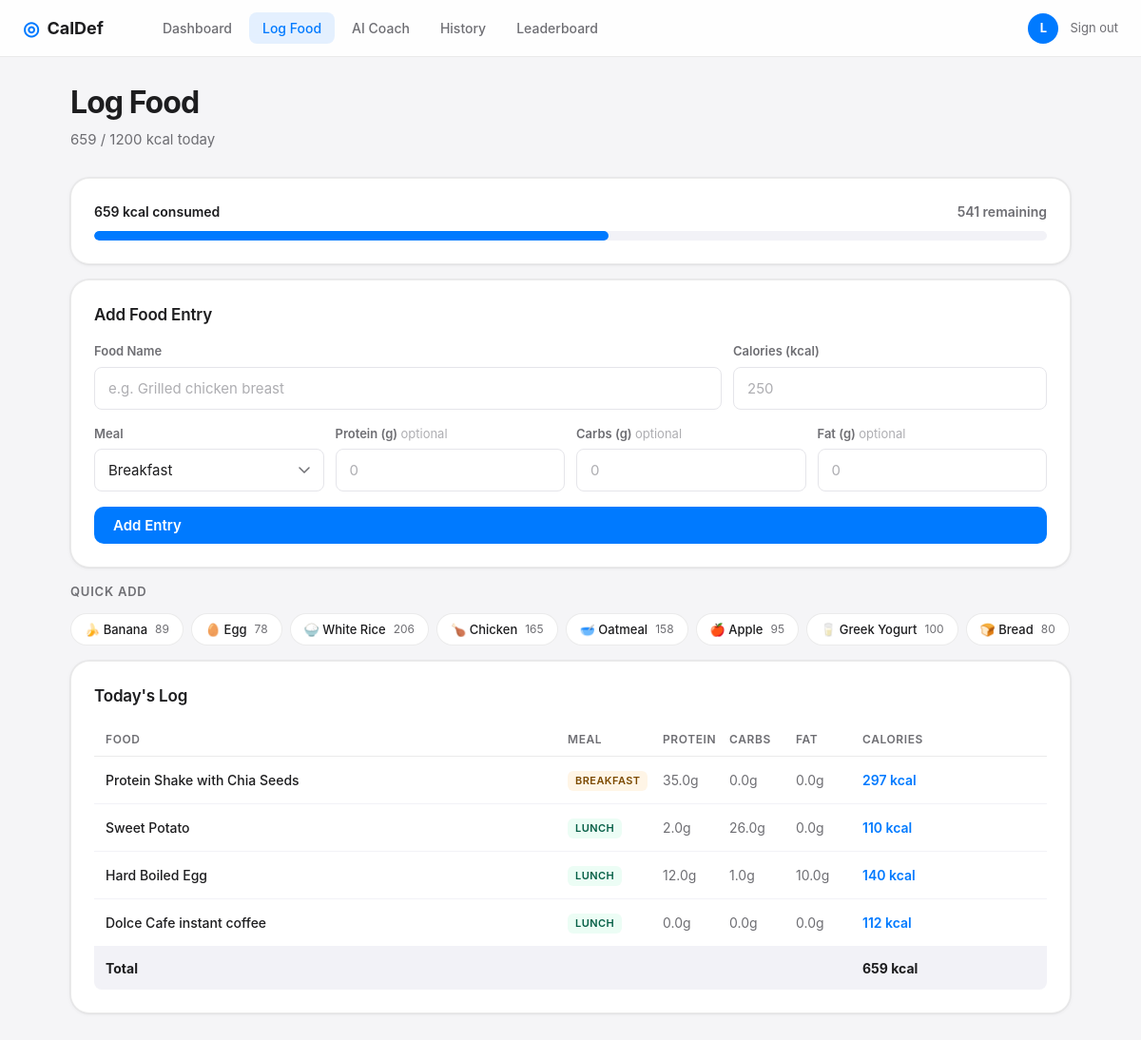
Screenshot of /log (signed in) with the database file from the repository.
### tables this page shows
CREATE TABLE profiles (
                id INTEGER PRIMARY KEY AUTOINCREMENT,
                user_id INTEGER UNIQUE NOT NULL,
                height_cm REAL,
                weight_kg REAL,
                age INTEGER,
                gender TEXT,
                activity_level TEXT,
                goal TEXT,
                bmr REAL,
                tdee REAL,
                target_calories INTEGER,
                plan_text TEXT,
                updated_at TIMESTAMP DEFAULT CURRENT_TIMESTAMP,
                FOREIGN KEY (user_id) REFERENCES users(id)
            );

CREATE TABLE food_logs (
                id INTEGER PRIMARY KEY AUTOINCREMENT,
                user_id INTEGER NOT NULL,
                date TEXT NOT NULL,
                meal_type TEXT DEFAULT 'meal',
                food_name TEXT NOT NULL,
                calories INTEGER NOT NULL,
                protein_g REAL DEFAULT 0,
                carbs_g REAL DEFAULT 0,
                fat_g REAL DEFAULT 0,
                logged_at TIMESTAMP DEFAULT CURRENT_TIMESTAMP,
                FOREIGN KEY (user_id) REFERENCES users(id)
            );

### app.py (the view)
@app.route("/log")
@login_required
def log_food():
    user_id = session["user_id"]
    profile = get_profile(user_id)
    logs = get_today_logs(user_id)
    total_consumed = sum(log["calories"] for log in logs)
    target = profile["target_calories"] if profile else 2000
    remaining = target - total_consumed
    return render_template(
        "log_food.html",
        logs=logs,
        total_consumed=total_consumed,
        target=target,
        remaining=remaining,
    )

### app.py (called while the page is built)
@app.context_processor
def inject_now():
    return {"now": datetime.now}

def login_required(f):
    @wraps(f)
    def decorated(*args, **kwargs):
        if "user_id" not in session:
            return redirect(url_for("landing"))
        return f(*args, **kwargs)
    return decorated

def get_profile(user_id: int):
    with get_db() as db:
        row = db.execute("SELECT * FROM profiles WHERE user_id = ?", (user_id,)).fetchone()
    return dict(row) if row else None

def get_today_logs(user_id: int):
    today = date.today().isoformat()
    with get_db() as db:
        rows = db.execute(
            "SELECT * FROM food_logs WHERE user_id = ? AND date = ? ORDER BY logged_at ASC",
            (user_id, today)
        ).fetchall()
    return [dict(r) for r in rows]

### database.py (called while the page is built)
@contextmanager
def get_db():
    conn = sqlite3.connect(DATABASE)
    conn.row_factory = sqlite3.Row
    try:
        yield conn
        conn.commit()
    except Exception:
        conn.rollback()
        raise
    finally:
        conn.close()

### templates/log_food.html (shortened to what this page needs)
{% extends "base.html" %}
{% block content %}
<div class="page-container">
  <div class="page-header">
    <div>
      <h1 class="page-title">Log Food</h1>
      <p class="page-subtitle">{{ total_consumed }} / {{ target }} kcal today</p>
    </div>
  </div>
  <div class="log-progress-card card">
    <div class="log-prog-info">
      <span class="log-prog-consumed">{{ total_consumed }} kcal consumed</span>
      <span class="log-prog-remaining {% if remaining < 0 %}text-danger{% endif %}">
        {% if remaining >= 0 %}{{ remaining }} remaining{% else %}{{ remaining|abs }} over{% endif %}
      </span>
    </div>
    <div class="log-prog-bar-bg">
      <div class="log-prog-bar {% if remaining < 0 %}log-prog-over{% elif (total_consumed / target * 100) >= 85 %}log-prog-warn{% endif %}"
           style="width: {{ [[(total_consumed / target * 100)|int, 0]|max, 100]|min }}%"></div>
    </div>
  </div>
  <div class="card">
    <h2 class="card-title">Add Food Entry</h2>
    <div class="food-form">
      <div class="form-row">
        <div class="form-group form-group-lg">
          <label class="form-label">Food Name</label>
          <input class="form-input" type="text" id="food-name" placeholder="e.g. Grilled chicken breast" />
        </div>
        <div class="form-group">
          <label class="form-label">Calories (kcal)</label>
          <input class="form-input" type="number" id="food-cal" placeholder="250" min="1" max="9999" />
        </div>
      </div>
      <div class="form-row">
        <div class="form-group">
          <label class="form-label">Meal</label>
          <select class="form-input form-select" id="meal-type">
            <option value="breakfast">Breakfast</option>
          </select>
        </div>
        <div class="form-group">
          <label class="form-label">Protein (g) <span class="form-optional">optional</span></label>
          <input class="form-input" type="number" id="food-protein" placeholder="0" min="0" max="999" step="0.1" />
        </div>
        <div class="form-group">
          <label class="form-label">Carbs (g) <span class="form-optional">optional</span></label>
          <input class="form-input" type="number" id="food-carbs" placeholder="0" min="0" max="999" step="0.1" />
        </div>
        <div class="form-group">
          <label class="form-label">Fat (g) <span class="form-optional">optional</span></label>
          <input class="form-input" type="number" id="food-fat" placeholder="0" min="0" max="999" step="0.1" />
        </div>
      </div>
      <button class="btn btn-primary" onclick="addFood()" id="add-btn">Add Entry</button>
    </div>
  </div>
  <div class="quick-picks">
    <h3 class="section-label">Quick Add</h3>
    <div class="quick-grid">
      <button class="quick-btn" onclick="quickAdd('Banana', 89, 'snack', 1.1, 23, 0.3)">🍌 Banana <span>89</span></button>
      <button class="quick-btn" onclick="quickAdd('Egg (boiled)', 78, 'breakfast', 6, 0.6, 5)">🥚 Egg <span>78</span></button>
      <button class="quick-btn" onclick="quickAdd('White rice (1 cup)', 206, 'lunch', 4.3, 45, 0.4)">🍚 White Rice <span>206</span></button>
      <button class="quick-btn" onclick="quickAdd('Chicken breast (100g)', 165, 'lunch', 31, 0, 3.6)">🍗 Chicken <span>165</span></button>
      <button class="quick-btn" onclick="quickAdd('Oatmeal (1 cup)', 158, 'breakfast', 6, 27, 3)">🥣 Oatmeal <span>158</span></button>
      <button class="quick-btn" onclick="quickAdd('Apple', 95, 'snack', 0.5, 25, 0.3)">🍎 Apple <span>95</span></button>
      <button class="quick-btn" onclick="quickAdd('Greek yogurt (plain, 170g)', 100, 'snack', 17, 6, 0.7)">🥛 Greek Yogurt <span>100</span></button>
      <button class="quick-btn" onclick="quickAdd('Whole wheat bread (1 slice)', 80, 'breakfast', 3.5, 14, 1)">🍞 Bread <span>80</span></button>
    </div>
  </div>
  <div class="card">
    <h2 class="card-title">Today's Log</h2>
    {% if logs %}
      <div class="log-table">
        <div class="log-thead">
          <span>Food</span>
          <span>Meal</span>
          <span>Protein</span>
          <span>Carbs</span>
          <span>Fat</span>
          <span>Calories</span>
          <span></span>
        </div>
        <div id="log-tbody">
          {% for log in logs %}
          <div class="log-row" id="row-{{ log.id }}">
            <span class="log-food-name">{{ log.food_name }}</span>
            <span><span class="meal-tag meal-tag-{{ log.meal_type }}">{{ log.meal_type.capitalize() }}</span></span>
            <span class="log-macro">{{ log.protein_g }}g</span>
            <span class="log-macro">{{ log.carbs_g }}g</span>
            <span class="log-macro">{{ log.fat_g }}g</span>
            <span class="log-kcal">{{ log.calories }} kcal</span>
            <div class="log-actions">
            </div>
          </div>
          {% endfor %}
        </div>
        <div class="log-total">
          <span>Total</span>
          <span></span>
          <span></span>
          <span></span>
          <span></span>
          <span id="total-kcal">{{ total_consumed }} kcal</span>
          <span></span>
        </div>
      </div>
    {% else %}
      <div class="empty-state" id="empty-state">
        <div class="empty-icon">📋</div>
        <p>No food logged yet today</p>
      </div>
    {% endif %}
  </div>
</div>
{% endblock %}

### rows the page displays
profiles: target_calories "1200"
food_logs: food_name "Protein Shake with Chia Seeds", meal_type "BREAKFAST", protein_g "35.0", carbs_g "0.0", fat_g "0.0", calories "297"
food_logs: food_name "Sweet Potato", meal_type "LUNCH", protein_g "2.0", carbs_g "26.0", fat_g "0.0", calories "110"
food_logs: food_name "Hard Boiled Egg", meal_type "LUNCH", protein_g "12.0", carbs_g "1.0", fat_g "10.0", calories "140"
food_logs: food_name "Dolce Cafe instant coffee", meal_type "LUNCH", protein_g "0.0", carbs_g "0.0", fat_g "0.0", calories "112"

### other values shown
{{ session.username[0].upper() }} "L"
{{ total_consumed }} "659"
{{ remaining }} "541"
